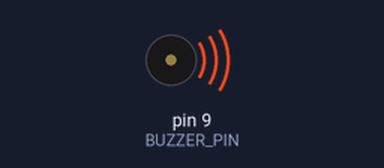
Bench run of a sketch on a simulated Arduino Uno, built with avr-gcc and run on an emulated ATmega328P. Shown: buzzer (waves = sounding).

Above: at 2.2 s.
At 2.52 s:
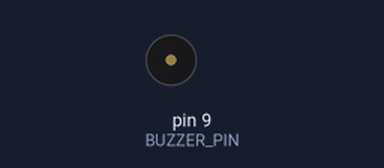
Timing chart, 0 to 3.0 s (numbered marks = the images above):
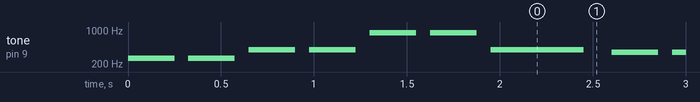

The sketch:

buzzer.ino
```cpp
#include "pitches.h"

#define BUZZER_PIN 9

int melody[] = {
  NOTE_C4,NOTE_C4,NOTE_G4,NOTE_G4,NOTE_A5,NOTE_A5,NOTE_G4
  ,NOTE_F4,NOTE_F4,NOTE_E4,NOTE_E4,NOTE_D4,NOTE_D4,NOTE_C4

};

int durations[] = {
4,4,4,4,4,4,2,
4,4,4,4,4,4,2
};

void setup()
{
  pinMode(BUZZER_PIN, OUTPUT);
}

void loop()
{
  int size = sizeof(durations) / sizeof(int);

  for (int note = 0; note < size; note++) {

    int duration = 1000 / durations[note];
    tone(BUZZER_PIN, melody[note], duration);


    int pauseBetweenNotes = duration * 1.30;
    delay(pauseBetweenNotes);


    noTone(BUZZER_PIN);
  }
}
```

Measured:
- by itself, tone on pin 9 (BUZZER_PIN): plays 262 Hz for 0.25 s, 262 Hz for 0.25 s, 392 Hz for 0.25 s, 392 Hz for 0.25 s, 880 Hz for 0.25 s, 880 Hz for 0.25 s … (350 notes in this stretch)
